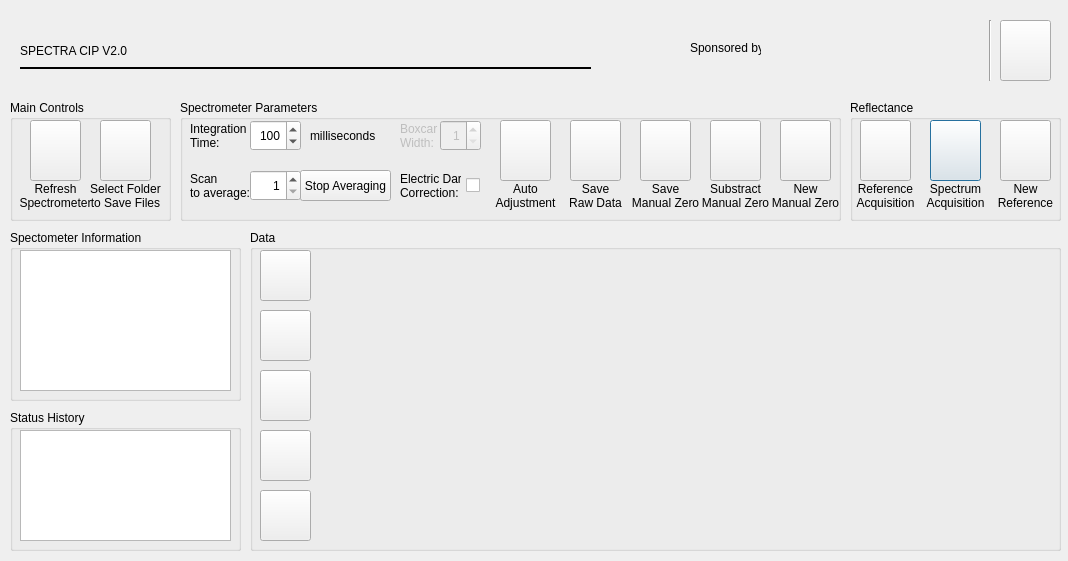
<?xml version="1.0" encoding="UTF-8"?>
<ui version="4.0">
 <class>Dialog</class>
 <widget class="QDialog" name="Dialog">
  <property name="windowModality">
   <enum>Qt::NonModal</enum>
  </property>
  <property name="geometry">
   <rect>
    <x>0</x>
    <y>0</y>
    <width>1068</width>
    <height>561</height>
   </rect>
  </property>
  <property name="windowTitle">
   <string>Spectra CIP</string>
  </property>
  <property name="windowIcon">
   <iconset resource="Resources.qrc">
    <normaloff>:/images/spectrum.png</normaloff>:/images/spectrum.png</iconset>
  </property>
  <widget class="QLabel" name="l_title">
   <property name="geometry">
    <rect>
     <x>20</x>
     <y>20</y>
     <width>581</width>
     <height>61</height>
    </rect>
   </property>
   <property name="text">
    <string>SPECTRA CIP V2.0</string>
   </property>
   <property name="alignment">
    <set>Qt::AlignLeading|Qt::AlignLeft|Qt::AlignVCenter</set>
   </property>
  </widget>
  <widget class="QGroupBox" name="gb_graphics">
   <property name="geometry">
    <rect>
     <x>250</x>
     <y>230</y>
     <width>811</width>
     <height>321</height>
    </rect>
   </property>
   <property name="title">
    <string>Data</string>
   </property>
   <widget class="QCustomPlot" name="qcp_graph" native="true">
    <property name="geometry">
     <rect>
      <x>70</x>
      <y>20</y>
      <width>731</width>
      <height>291</height>
     </rect>
    </property>
   </widget>
   <widget class="QPushButton" name="pb_pause">
    <property name="geometry">
     <rect>
      <x>10</x>
      <y>20</y>
      <width>51</width>
      <height>51</height>
     </rect>
    </property>
    <property name="toolTip">
     <string>Pause</string>
    </property>
    <property name="text">
     <string/>
    </property>
    <property name="icon">
     <iconset resource="Resources.qrc">
      <normaloff>:/images/control_pause_blue.png</normaloff>:/images/control_pause_blue.png</iconset>
    </property>
    <property name="iconSize">
     <size>
      <width>32</width>
      <height>32</height>
     </size>
    </property>
    <property name="autoDefault">
     <bool>false</bool>
    </property>
   </widget>
   <widget class="QPushButton" name="pb_playpause">
    <property name="geometry">
     <rect>
      <x>10</x>
      <y>80</y>
      <width>51</width>
      <height>51</height>
     </rect>
    </property>
    <property name="toolTip">
     <string>One Shot</string>
    </property>
    <property name="text">
     <string/>
    </property>
    <property name="icon">
     <iconset resource="Resources.qrc">
      <normaloff>:/images/control_end_blue.png</normaloff>:/images/control_end_blue.png</iconset>
    </property>
    <property name="iconSize">
     <size>
      <width>32</width>
      <height>32</height>
     </size>
    </property>
    <property name="autoDefault">
     <bool>false</bool>
    </property>
   </widget>
   <widget class="QPushButton" name="pb_play">
    <property name="geometry">
     <rect>
      <x>10</x>
      <y>140</y>
      <width>51</width>
      <height>51</height>
     </rect>
    </property>
    <property name="toolTip">
     <string>Play</string>
    </property>
    <property name="text">
     <string/>
    </property>
    <property name="icon">
     <iconset resource="Resources.qrc">
      <normaloff>:/images/control_play_blue.png</normaloff>:/images/control_play_blue.png</iconset>
    </property>
    <property name="iconSize">
     <size>
      <width>32</width>
      <height>32</height>
     </size>
    </property>
    <property name="autoDefault">
     <bool>false</bool>
    </property>
   </widget>
   <widget class="QPushButton" name="pb_autoscale">
    <property name="geometry">
     <rect>
      <x>10</x>
      <y>200</y>
      <width>51</width>
      <height>51</height>
     </rect>
    </property>
    <property name="toolTip">
     <string>Fit to window</string>
    </property>
    <property name="text">
     <string/>
    </property>
    <property name="icon">
     <iconset resource="Resources.qrc">
      <normaloff>:/images/zoom_fit.png</normaloff>:/images/zoom_fit.png</iconset>
    </property>
    <property name="iconSize">
     <size>
      <width>32</width>
      <height>32</height>
     </size>
    </property>
    <property name="autoDefault">
     <bool>false</bool>
    </property>
   </widget>
   <widget class="QPushButton" name="pb_cleanstatus">
    <property name="enabled">
     <bool>true</bool>
    </property>
    <property name="geometry">
     <rect>
      <x>10</x>
      <y>260</y>
      <width>51</width>
      <height>51</height>
     </rect>
    </property>
    <property name="toolTip">
     <string>Clean status history</string>
    </property>
    <property name="text">
     <string/>
    </property>
    <property name="icon">
     <iconset resource="Resources.qrc">
      <normaloff>:/images/page_white_text_clean.png</normaloff>:/images/page_white_text_clean.png</iconset>
    </property>
    <property name="iconSize">
     <size>
      <width>32</width>
      <height>32</height>
     </size>
    </property>
    <property name="autoDefault">
     <bool>false</bool>
    </property>
    <property name="flat">
     <bool>false</bool>
    </property>
   </widget>
  </widget>
  <widget class="QGroupBox" name="gb_info">
   <property name="geometry">
    <rect>
     <x>10</x>
     <y>230</y>
     <width>231</width>
     <height>171</height>
    </rect>
   </property>
   <property name="title">
    <string>Spectometer Information</string>
   </property>
   <widget class="QListView" name="lw_specinfo">
    <property name="enabled">
     <bool>true</bool>
    </property>
    <property name="geometry">
     <rect>
      <x>10</x>
      <y>20</y>
      <width>211</width>
      <height>141</height>
     </rect>
    </property>
   </widget>
  </widget>
  <widget class="QGroupBox" name="gb_controls">
   <property name="geometry">
    <rect>
     <x>10</x>
     <y>100</y>
     <width>161</width>
     <height>121</height>
    </rect>
   </property>
   <property name="title">
    <string>Main Controls</string>
   </property>
   <widget class="QPushButton" name="pb_refresh">
    <property name="geometry">
     <rect>
      <x>20</x>
      <y>20</y>
      <width>51</width>
      <height>61</height>
     </rect>
    </property>
    <property name="toolTip">
     <string>Connect your spectrometer</string>
    </property>
    <property name="text">
     <string/>
    </property>
    <property name="icon">
     <iconset resource="Resources.qrc">
      <normaloff>:/images/arrow_refresh.png</normaloff>:/images/arrow_refresh.png</iconset>
    </property>
    <property name="iconSize">
     <size>
      <width>32</width>
      <height>32</height>
     </size>
    </property>
    <property name="autoDefault">
     <bool>false</bool>
    </property>
   </widget>
   <widget class="QPushButton" name="pb_selfolder">
    <property name="geometry">
     <rect>
      <x>90</x>
      <y>20</y>
      <width>51</width>
      <height>61</height>
     </rect>
    </property>
    <property name="toolTip">
     <string>Select a &lt;b&gt;root folder &lt;/b&gt; for saving data.</string>
    </property>
    <property name="text">
     <string/>
    </property>
    <property name="icon">
     <iconset resource="Resources.qrc">
      <normaloff>:/images/folder_vertical_document.png</normaloff>:/images/folder_vertical_document.png</iconset>
    </property>
    <property name="iconSize">
     <size>
      <width>32</width>
      <height>32</height>
     </size>
    </property>
    <property name="autoDefault">
     <bool>false</bool>
    </property>
   </widget>
   <widget class="QLabel" name="l_refresh">
    <property name="geometry">
     <rect>
      <x>10</x>
      <y>80</y>
      <width>71</width>
      <height>31</height>
     </rect>
    </property>
    <property name="text">
     <string>Refresh
Spectrometer</string>
    </property>
    <property name="alignment">
     <set>Qt::AlignCenter</set>
    </property>
   </widget>
   <widget class="QLabel" name="l_selectfolder">
    <property name="geometry">
     <rect>
      <x>70</x>
      <y>80</y>
      <width>91</width>
      <height>31</height>
     </rect>
    </property>
    <property name="text">
     <string>Select Folder
to Save Files</string>
    </property>
    <property name="alignment">
     <set>Qt::AlignCenter</set>
    </property>
   </widget>
  </widget>
  <widget class="QGroupBox" name="gb_parameters">
   <property name="geometry">
    <rect>
     <x>180</x>
     <y>100</y>
     <width>661</width>
     <height>121</height>
    </rect>
   </property>
   <property name="title">
    <string>Spectrometer Parameters</string>
   </property>
   <widget class="QPushButton" name="pb_submanzero">
    <property name="geometry">
     <rect>
      <x>530</x>
      <y>20</y>
      <width>51</width>
      <height>61</height>
     </rect>
    </property>
    <property name="toolTip">
     <string>Press to &lt;b&gt;substract&lt;/b&gt; the previous manual zero to the incoming data</string>
    </property>
    <property name="text">
     <string/>
    </property>
    <property name="icon">
     <iconset resource="Resources.qrc">
      <normaloff>:/images/lightbulb_delete.png</normaloff>:/images/lightbulb_delete.png</iconset>
    </property>
    <property name="iconSize">
     <size>
      <width>32</width>
      <height>32</height>
     </size>
    </property>
    <property name="autoDefault">
     <bool>false</bool>
    </property>
   </widget>
   <widget class="QPushButton" name="pb_savemanzero">
    <property name="geometry">
     <rect>
      <x>460</x>
      <y>20</y>
      <width>51</width>
      <height>61</height>
     </rect>
    </property>
    <property name="toolTip">
     <string>&lt;b&gt;Cover the sensor&lt;/b&gt; to save a manual zero reference.</string>
    </property>
    <property name="text">
     <string/>
    </property>
    <property name="icon">
     <iconset resource="Resources.qrc">
      <normaloff>:/images/lightbulb_off.png</normaloff>:/images/lightbulb_off.png</iconset>
    </property>
    <property name="iconSize">
     <size>
      <width>32</width>
      <height>32</height>
     </size>
    </property>
    <property name="autoDefault">
     <bool>false</bool>
    </property>
   </widget>
   <widget class="QSpinBox" name="sb_boxcar">
    <property name="enabled">
     <bool>false</bool>
    </property>
    <property name="geometry">
     <rect>
      <x>260</x>
      <y>20</y>
      <width>41</width>
      <height>31</height>
     </rect>
    </property>
    <property name="alignment">
     <set>Qt::AlignRight|Qt::AlignTrailing|Qt::AlignVCenter</set>
    </property>
    <property name="minimum">
     <number>1</number>
    </property>
    <property name="maximum">
     <number>40</number>
    </property>
    <property name="value">
     <number>1</number>
    </property>
   </widget>
   <widget class="QSpinBox" name="sb_average">
    <property name="geometry">
     <rect>
      <x>70</x>
      <y>70</y>
      <width>51</width>
      <height>31</height>
     </rect>
    </property>
    <property name="toolTip">
     <string>&lt;p&gt;Select the &lt;b&gt;number of scans&lt;/b&gt; to average.&lt;/p&gt;&lt;p&gt;Do not press &lt;i&gt;enter key&lt;/i&gt;.&lt;/p&gt;</string>
    </property>
    <property name="alignment">
     <set>Qt::AlignRight|Qt::AlignTrailing|Qt::AlignVCenter</set>
    </property>
    <property name="minimum">
     <number>1</number>
    </property>
    <property name="maximum">
     <number>2000</number>
    </property>
    <property name="value">
     <number>1</number>
    </property>
   </widget>
   <widget class="QSpinBox" name="sb_inttime">
    <property name="geometry">
     <rect>
      <x>70</x>
      <y>20</y>
      <width>51</width>
      <height>31</height>
     </rect>
    </property>
    <property name="toolTip">
     <string>&lt;p&gt;Select an &lt;b&gt;Integration Time&lt;/b&gt; in milliseconds.&lt;/p&gt;&lt;p&gt;Do not press &lt;i&gt;enter key&lt;/i&gt;.&lt;/p&gt;</string>
    </property>
    <property name="alignment">
     <set>Qt::AlignRight|Qt::AlignTrailing|Qt::AlignVCenter</set>
    </property>
    <property name="maximum">
     <number>1000</number>
    </property>
    <property name="value">
     <number>100</number>
    </property>
   </widget>
   <widget class="QLabel" name="l_elecdark">
    <property name="geometry">
     <rect>
      <x>220</x>
      <y>70</y>
      <width>61</width>
      <height>31</height>
     </rect>
    </property>
    <property name="text">
     <string>Electric Dark
Correction:</string>
    </property>
   </widget>
   <widget class="QLabel" name="l_inttime">
    <property name="geometry">
     <rect>
      <x>10</x>
      <y>20</y>
      <width>61</width>
      <height>31</height>
     </rect>
    </property>
    <property name="text">
     <string>Integration
Time:</string>
    </property>
   </widget>
   <widget class="QLabel" name="l_average">
    <property name="geometry">
     <rect>
      <x>10</x>
      <y>70</y>
      <width>61</width>
      <height>31</height>
     </rect>
    </property>
    <property name="text">
     <string>Scan
to average:</string>
    </property>
   </widget>
   <widget class="QPushButton" name="pb_stopavg">
    <property name="geometry">
     <rect>
      <x>120</x>
      <y>70</y>
      <width>91</width>
      <height>31</height>
     </rect>
    </property>
    <property name="toolTip">
     <string/>
    </property>
    <property name="text">
     <string>Stop Averaging</string>
    </property>
    <property name="autoDefault">
     <bool>false</bool>
    </property>
   </widget>
   <widget class="QLabel" name="l_boxcarw">
    <property name="enabled">
     <bool>false</bool>
    </property>
    <property name="geometry">
     <rect>
      <x>220</x>
      <y>20</y>
      <width>61</width>
      <height>31</height>
     </rect>
    </property>
    <property name="text">
     <string>Boxcar
Width:</string>
    </property>
   </widget>
   <widget class="QCheckBox" name="chkb_elecdark">
    <property name="geometry">
     <rect>
      <x>280</x>
      <y>70</y>
      <width>20</width>
      <height>31</height>
     </rect>
    </property>
    <property name="layoutDirection">
     <enum>Qt::RightToLeft</enum>
    </property>
    <property name="text">
     <string/>
    </property>
   </widget>
   <widget class="QLabel" name="l_manualzero">
    <property name="geometry">
     <rect>
      <x>450</x>
      <y>80</y>
      <width>71</width>
      <height>31</height>
     </rect>
    </property>
    <property name="text">
     <string>Save
Manual Zero</string>
    </property>
    <property name="alignment">
     <set>Qt::AlignCenter</set>
    </property>
   </widget>
   <widget class="QLabel" name="l_substractzero">
    <property name="geometry">
     <rect>
      <x>520</x>
      <y>80</y>
      <width>71</width>
      <height>31</height>
     </rect>
    </property>
    <property name="text">
     <string>Substract
Manual Zero</string>
    </property>
    <property name="alignment">
     <set>Qt::AlignCenter</set>
    </property>
   </widget>
   <widget class="QLabel" name="l_milli">
    <property name="geometry">
     <rect>
      <x>130</x>
      <y>20</y>
      <width>81</width>
      <height>31</height>
     </rect>
    </property>
    <property name="text">
     <string>milliseconds</string>
    </property>
   </widget>
   <widget class="QPushButton" name="pb_newmanzero">
    <property name="geometry">
     <rect>
      <x>600</x>
      <y>20</y>
      <width>51</width>
      <height>61</height>
     </rect>
    </property>
    <property name="toolTip">
     <string>Set a &lt;b&gt;new manual zero&lt;/b&gt; reference.</string>
    </property>
    <property name="text">
     <string/>
    </property>
    <property name="icon">
     <iconset resource="Resources.qrc">
      <normaloff>:/images/lightbulb_new.png</normaloff>:/images/lightbulb_new.png</iconset>
    </property>
    <property name="iconSize">
     <size>
      <width>32</width>
      <height>32</height>
     </size>
    </property>
    <property name="autoDefault">
     <bool>false</bool>
    </property>
   </widget>
   <widget class="QLabel" name="l_newmanzero">
    <property name="geometry">
     <rect>
      <x>590</x>
      <y>80</y>
      <width>71</width>
      <height>31</height>
     </rect>
    </property>
    <property name="text">
     <string>New
Manual Zero</string>
    </property>
    <property name="alignment">
     <set>Qt::AlignCenter</set>
    </property>
   </widget>
   <widget class="QPushButton" name="pb_autoadjustment">
    <property name="geometry">
     <rect>
      <x>320</x>
      <y>20</y>
      <width>51</width>
      <height>61</height>
     </rect>
    </property>
    <property name="toolTip">
     <string>Auto Adjustment only for &lt;b&gt;daylight&lt;/b&gt; experiments.</string>
    </property>
    <property name="text">
     <string/>
    </property>
    <property name="icon">
     <iconset resource="Resources.qrc">
      <normaloff>:/images/auto_adjustment.png</normaloff>:/images/auto_adjustment.png</iconset>
    </property>
    <property name="iconSize">
     <size>
      <width>32</width>
      <height>32</height>
     </size>
    </property>
    <property name="autoDefault">
     <bool>false</bool>
    </property>
   </widget>
   <widget class="QLabel" name="l_autoadjustment">
    <property name="geometry">
     <rect>
      <x>310</x>
      <y>80</y>
      <width>71</width>
      <height>31</height>
     </rect>
    </property>
    <property name="text">
     <string>Auto
Adjustment</string>
    </property>
    <property name="alignment">
     <set>Qt::AlignCenter</set>
    </property>
   </widget>
   <widget class="QPushButton" name="pb_save_raw">
    <property name="geometry">
     <rect>
      <x>390</x>
      <y>20</y>
      <width>51</width>
      <height>61</height>
     </rect>
    </property>
    <property name="toolTip">
     <string>Press to save raw data &lt;b&gt;(counts)&lt;/b&gt; to a file.</string>
    </property>
    <property name="text">
     <string/>
    </property>
    <property name="icon">
     <iconset resource="Resources.qrc">
      <normaloff>:/images/save_raw.png</normaloff>:/images/save_raw.png</iconset>
    </property>
    <property name="iconSize">
     <size>
      <width>32</width>
      <height>32</height>
     </size>
    </property>
   </widget>
   <widget class="QLabel" name="l_saveraw">
    <property name="geometry">
     <rect>
      <x>380</x>
      <y>80</y>
      <width>71</width>
      <height>31</height>
     </rect>
    </property>
    <property name="text">
     <string>Save
Raw Data</string>
    </property>
    <property name="alignment">
     <set>Qt::AlignCenter</set>
    </property>
   </widget>
  </widget>
  <widget class="QGroupBox" name="gb_adquisition">
   <property name="geometry">
    <rect>
     <x>850</x>
     <y>100</y>
     <width>211</width>
     <height>121</height>
    </rect>
   </property>
   <property name="title">
    <string>Reflectance</string>
   </property>
   <widget class="QPushButton" name="pb_refacq">
    <property name="geometry">
     <rect>
      <x>10</x>
      <y>20</y>
      <width>51</width>
      <height>61</height>
     </rect>
    </property>
    <property name="toolTip">
     <string>Press to acquire a &lt;b&gt;white reference.&lt;/b&gt;</string>
    </property>
    <property name="text">
     <string/>
    </property>
    <property name="icon">
     <iconset resource="Resources.qrc">
      <normaloff>:/images/layer_save.png</normaloff>:/images/layer_save.png</iconset>
    </property>
    <property name="iconSize">
     <size>
      <width>32</width>
      <height>32</height>
     </size>
    </property>
    <property name="autoDefault">
     <bool>false</bool>
    </property>
   </widget>
   <widget class="QPushButton" name="pb_specacq">
    <property name="geometry">
     <rect>
      <x>80</x>
      <y>20</y>
      <width>51</width>
      <height>61</height>
     </rect>
    </property>
    <property name="toolTip">
     <string>Press to acquire a &lt;b&gt;Spectrum.&lt;/b&gt;</string>
    </property>
    <property name="text">
     <string/>
    </property>
    <property name="icon">
     <iconset resource="Resources.qrc">
      <normaloff>:/images/spectrum_save.png</normaloff>:/images/spectrum_save.png</iconset>
    </property>
    <property name="iconSize">
     <size>
      <width>32</width>
      <height>32</height>
     </size>
    </property>
    <property name="autoDefault">
     <bool>false</bool>
    </property>
    <property name="default">
     <bool>true</bool>
    </property>
   </widget>
   <widget class="QLabel" name="l_refacq">
    <property name="enabled">
     <bool>true</bool>
    </property>
    <property name="geometry">
     <rect>
      <x>0</x>
      <y>80</y>
      <width>71</width>
      <height>31</height>
     </rect>
    </property>
    <property name="text">
     <string>Reference
Acquisition</string>
    </property>
    <property name="alignment">
     <set>Qt::AlignCenter</set>
    </property>
   </widget>
   <widget class="QLabel" name="l_specacq">
    <property name="geometry">
     <rect>
      <x>70</x>
      <y>80</y>
      <width>71</width>
      <height>31</height>
     </rect>
    </property>
    <property name="text">
     <string>Spectrum
Acquisition</string>
    </property>
    <property name="alignment">
     <set>Qt::AlignCenter</set>
    </property>
   </widget>
   <widget class="QPushButton" name="pb_newref">
    <property name="geometry">
     <rect>
      <x>150</x>
      <y>20</y>
      <width>51</width>
      <height>61</height>
     </rect>
    </property>
    <property name="toolTip">
     <string>Press to acquire a &lt;b&gt;new white reference.&lt;/b&gt;</string>
    </property>
    <property name="text">
     <string/>
    </property>
    <property name="icon">
     <iconset resource="Resources.qrc">
      <normaloff>:/images/layer_redraw.png</normaloff>:/images/layer_redraw.png</iconset>
    </property>
    <property name="iconSize">
     <size>
      <width>32</width>
      <height>32</height>
     </size>
    </property>
    <property name="autoDefault">
     <bool>false</bool>
    </property>
   </widget>
   <widget class="QLabel" name="l_newref">
    <property name="geometry">
     <rect>
      <x>140</x>
      <y>80</y>
      <width>71</width>
      <height>31</height>
     </rect>
    </property>
    <property name="text">
     <string>New
Reference</string>
    </property>
    <property name="alignment">
     <set>Qt::AlignCenter</set>
    </property>
   </widget>
  </widget>
  <widget class="QGroupBox" name="gb_status">
   <property name="geometry">
    <rect>
     <x>10</x>
     <y>410</y>
     <width>231</width>
     <height>141</height>
    </rect>
   </property>
   <property name="title">
    <string>Status History</string>
   </property>
   <widget class="QTextEdit" name="te_status">
    <property name="geometry">
     <rect>
      <x>10</x>
      <y>20</y>
      <width>211</width>
      <height>111</height>
     </rect>
    </property>
   </widget>
  </widget>
  <widget class="QLabel" name="l_bmlogo">
   <property name="geometry">
    <rect>
     <x>770</x>
     <y>30</y>
     <width>121</width>
     <height>41</height>
    </rect>
   </property>
   <property name="toolTip">
    <string>Bill &amp; Melinda Gates Foundation</string>
   </property>
   <property name="text">
    <string/>
   </property>
   <property name="pixmap">
    <pixmap resource="Resources.qrc">:/images/mini-logo-bm2.png</pixmap>
   </property>
  </widget>
  <widget class="QLabel" name="l_sponsored">
   <property name="geometry">
    <rect>
     <x>690</x>
     <y>40</y>
     <width>71</width>
     <height>16</height>
    </rect>
   </property>
   <property name="text">
    <string>Sponsored by :</string>
   </property>
  </widget>
  <widget class="QLabel" name="l_ciplogo">
   <property name="enabled">
    <bool>true</bool>
   </property>
   <property name="geometry">
    <rect>
     <x>900</x>
     <y>10</y>
     <width>91</width>
     <height>81</height>
    </rect>
   </property>
   <property name="toolTip">
    <string>International Potato Center</string>
   </property>
   <property name="text">
    <string/>
   </property>
   <property name="pixmap">
    <pixmap resource="Resources.qrc">:/images/logo_cip.png</pixmap>
   </property>
  </widget>
  <widget class="QPushButton" name="pb_about">
   <property name="geometry">
    <rect>
     <x>1000</x>
     <y>20</y>
     <width>51</width>
     <height>61</height>
    </rect>
   </property>
   <property name="toolTip">
    <string>About us</string>
   </property>
   <property name="text">
    <string/>
   </property>
   <property name="icon">
    <iconset resource="Resources.qrc">
     <normaloff>:/images/information.png</normaloff>:/images/information.png</iconset>
   </property>
   <property name="iconSize">
    <size>
     <width>32</width>
     <height>32</height>
    </size>
   </property>
   <property name="autoDefault">
    <bool>false</bool>
   </property>
  </widget>
  <widget class="Line" name="line">
   <property name="geometry">
    <rect>
     <x>980</x>
     <y>20</y>
     <width>21</width>
     <height>61</height>
    </rect>
   </property>
   <property name="orientation">
    <enum>Qt::Vertical</enum>
   </property>
  </widget>
  <widget class="Line" name="line_2">
   <property name="geometry">
    <rect>
     <x>20</x>
     <y>60</y>
     <width>571</width>
     <height>16</height>
    </rect>
   </property>
   <property name="frameShadow">
    <enum>QFrame::Plain</enum>
   </property>
   <property name="lineWidth">
    <number>2</number>
   </property>
   <property name="orientation">
    <enum>Qt::Horizontal</enum>
   </property>
  </widget>
 </widget>
 <layoutdefault spacing="6" margin="11"/>
 <customwidgets>
  <customwidget>
   <class>QCustomPlot</class>
   <extends>QWidget</extends>
   <header>qcustomplot.h</header>
   <container>1</container>
  </customwidget>
 </customwidgets>
 <resources>
  <include location="Resources.qrc"/>
 </resources>
 <connections/>
</ui>
